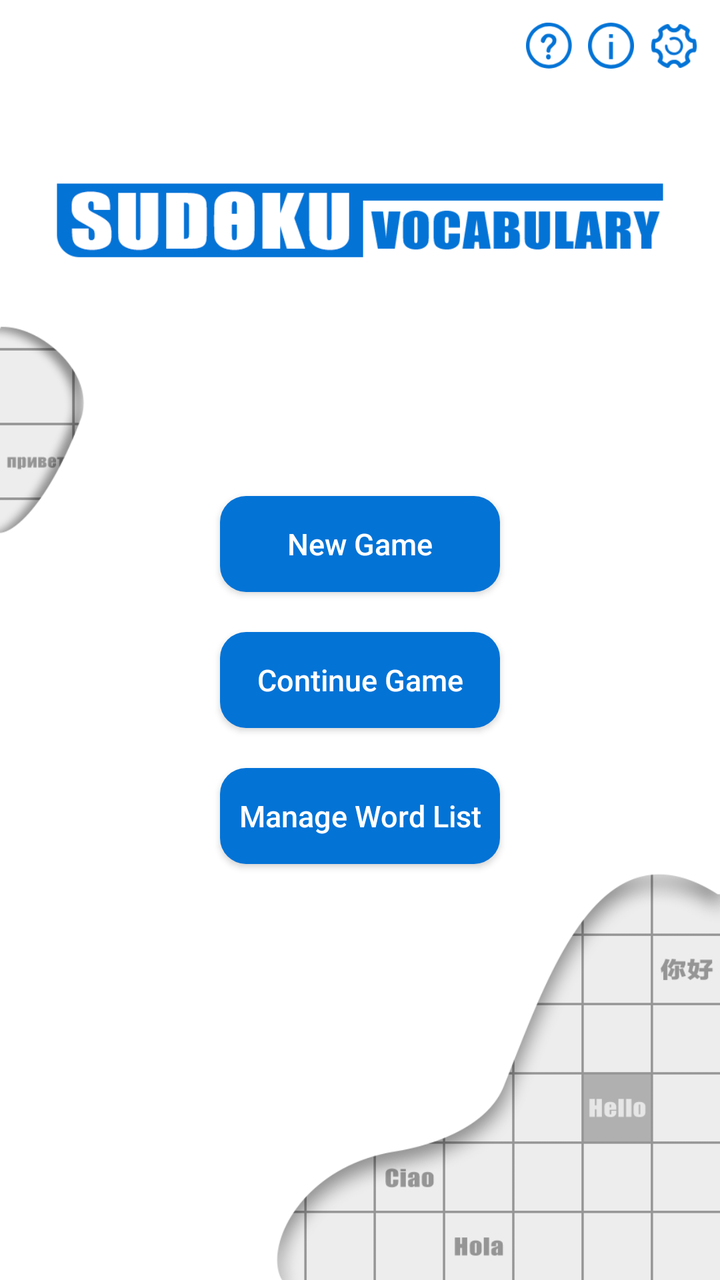
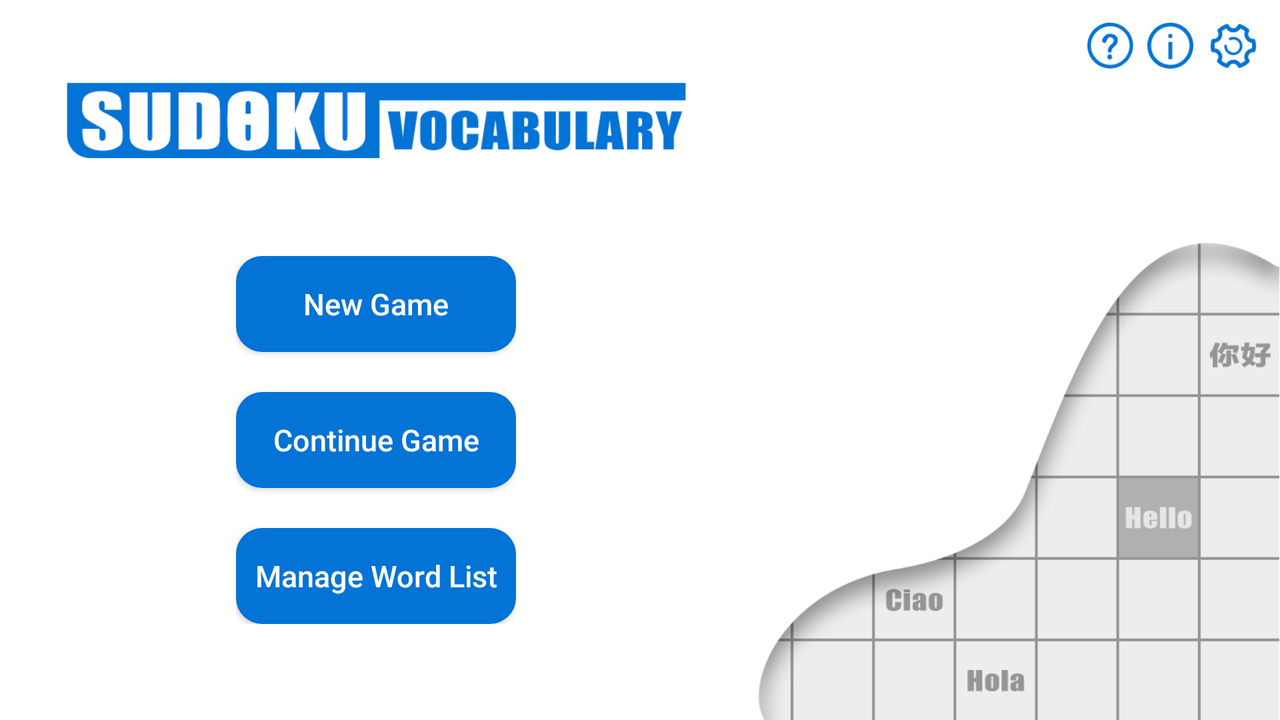

One screen, two layout resources from the same app: the default and the author's alternative for another configuration. Each is rendered where Android would select it; the XML of both is given below.
<!-- AndroidManifest.xml: activity theme FullScreenTheme -->
<!-- res/layout/activity_main_menu.xml -->
<?xml version="1.0" encoding="utf-8"?>
<FrameLayout xmlns:android="http://schemas.android.com/apk/res/android"
    xmlns:tools="http://schemas.android.com/tools"
    android:layout_width="match_parent"
    android:layout_height="match_parent"
    android:background="@color/background"
    tools:context=".controller.MainMenuActivity">

    <LinearLayout
        android:layout_width="wrap_content"
        android:layout_height="wrap_content"
        android:layout_gravity="end"
        android:layout_margin="10dp"
        android:orientation="horizontal">

        <ImageView
            android:id="@+id/help"
            android:layout_width="23dp"
            android:layout_height="23dp"
            android:layout_gravity="center_vertical"
            android:layout_marginEnd="8dp"
            android:background="?android:attr/selectableItemBackgroundBorderless"
            android:src="@drawable/help" />

        <ImageView
            android:id="@+id/about"
            android:layout_width="23dp"
            android:layout_height="23dp"
            android:layout_gravity="center_vertical"
            android:layout_marginEnd="7dp"
            android:background="?android:attr/selectableItemBackgroundBorderless"
            android:src="@drawable/about_icon" />

        <ImageView
            android:id="@+id/settings"
            android:layout_width="26dp"
            android:layout_height="26dp"
            android:layout_gravity="center_vertical"
            android:background="?android:attr/selectableItemBackgroundBorderless"
            android:src="@drawable/settings_icon" />

    </LinearLayout>

    <ImageView
        android:layout_width="wrap_content"
        android:layout_height="wrap_content"
        android:layout_marginTop="50dp"
        android:paddingLeft="25dp"
        android:paddingRight="25dp"
        android:src="@drawable/title" />

    <ImageView
        android:layout_width="45dp"
        android:layout_height="125dp"
        android:layout_gravity="start"
        android:layout_marginTop="160dp"
        android:scaleType="fitStart"
        android:src="@drawable/bg2" />

    <ImageView
        android:layout_width="wrap_content"
        android:layout_height="wrap_content"
        android:layout_gravity="bottom|end"
        android:layout_marginStart="136dp"
        android:scaleType="fitEnd"
        android:src="@drawable/bg" />

    <LinearLayout
        android:layout_width="wrap_content"
        android:layout_height="wrap_content"
        android:layout_gravity="center"
        android:layout_marginTop="20dp"
        android:orientation="vertical">

        <Button
            android:id="@+id/new_game"
            android:layout_width="140dp"
            android:layout_height="wrap_content"
            android:layout_margin="10dp"
            android:background="@drawable/button"
            android:elevation="10dp"
            android:text="@string/new_game"
            android:textAllCaps="false"
            android:textColor="@color/background"
            android:textSize="15sp" />

        <Button
            android:id="@+id/continue_game"
            android:layout_width="140dp"
            android:layout_height="wrap_content"
            android:layout_margin="10dp"
            android:background="@drawable/button"
            android:elevation="10dp"
            android:text="@string/continue_game"
            android:textAllCaps="false"
            android:textColor="@color/background"
            android:textSize="15sp" />

        <Button
            android:id="@+id/import_word_list"
            android:layout_width="140dp"
            android:layout_height="wrap_content"
            android:layout_margin="10dp"
            android:background="@drawable/button"
            android:elevation="10dp"
            android:text="@string/manage_word_list"
            android:textAllCaps="false"
            android:textColor="@color/background"
            android:textSize="15sp"
            android:transitionName="shared_elem" />
    </LinearLayout>
</FrameLayout>
<!-- resources referenced by this layout -->
<resources>
  <color name="background">#FFFFFF</color>
  <!-- drawable about_icon: png bitmap (drawable, 2477 bytes) -->
  <!-- drawable bg: png bitmap (drawable, 23278 bytes) -->
  <!-- drawable bg2: png bitmap (drawable, 8377 bytes) -->
  <!-- drawable button (drawable) -->
  <?xml version="1.0" encoding="utf-8"?>
  <selector xmlns:android="http://schemas.android.com/apk/res/android">
      <item android:state_pressed="false"
          android:drawable="@drawable/button_shape"/>
      <item android:state_pressed="true"
          android:drawable="@drawable/button_shape_pressed"/>
  </selector>
  <!-- drawable help: png bitmap (drawable-v24, 3286 bytes) -->
  <!-- drawable settings_icon: png bitmap (drawable, 3195 bytes) -->
  <!-- drawable title: png bitmap (drawable, 11928 bytes) -->
  <string name="continue_game">Continue Game</string>
  <string name="manage_word_list">Manage Word List</string>
  <string name="new_game">New Game</string>
  <style name="FullScreenTheme" parent="Theme.AppCompat.Light.NoActionBar">
          <item name="android:windowFullscreen">true</item>
          <item name="colorAccent">@color/colorAccent</item>
      </style>
  <!-- drawable button_shape (drawable) -->
  <?xml version="1.0" encoding="utf-8"?>
  <shape xmlns:android="http://schemas.android.com/apk/res/android">
      <solid android:color="@color/colorPrimary"/>
      <corners android:radius="13dp"/>
  </shape>
  <!-- drawable button_shape_pressed (drawable) -->
  <?xml version="1.0" encoding="utf-8"?>
  <shape xmlns:android="http://schemas.android.com/apk/res/android">
      <solid android:color="@color/hintBubble"/>
      <corners android:radius="13dp"/>
  </shape>
  <color name="colorAccent">#0373D6</color>
  <color name="colorPrimary">#0373D6</color>
  <color name="hintBubble">#084479</color>
</resources>
<!-- res/layout-land/activity_main_menu.xml (the author's variant of the layout above) -->
<!-- drawn on the phone turned sideways -->
<?xml version="1.0" encoding="utf-8"?>
<LinearLayout xmlns:android="http://schemas.android.com/apk/res/android"
    xmlns:tools="http://schemas.android.com/tools"
    android:layout_width="match_parent"
    android:layout_height="match_parent"
    android:background="@color/background"
    android:baselineAligned="false"
    tools:context=".controller.MainMenuActivity">

    <FrameLayout
        android:layout_width="0dp"
        android:layout_height="match_parent"
        android:layout_weight="1">

        <ImageView
            android:layout_width="wrap_content"
            android:layout_height="wrap_content"
            android:layout_marginStart="30dp"
            android:layout_marginEnd="30dp"
            android:scaleType="centerInside"
            android:src="@drawable/title" />

        <LinearLayout
            android:layout_width="wrap_content"
            android:layout_height="wrap_content"
            android:layout_gravity="center"
            android:layout_marginTop="40dp"
            android:orientation="vertical">

            <Button
                android:id="@+id/new_game"
                android:layout_width="140dp"
                android:layout_height="wrap_content"
                android:layout_gravity="center_horizontal"
                android:background="@drawable/button"
                android:text="@string/new_game"
                android:textAllCaps="false"
                android:textColor="@color/background"
                android:textSize="15sp" />

            <Button
                android:id="@+id/continue_game"
                android:layout_width="140dp"
                android:layout_height="wrap_content"
                android:layout_gravity="center_horizontal"
                android:layout_marginTop="20dp"
                android:background="@drawable/button"
                android:text="@string/continue_game"
                android:textAllCaps="false"
                android:textColor="@color/background"
                android:textSize="15sp" />

            <Button
                android:id="@+id/import_word_list"
                android:layout_width="140dp"
                android:layout_height="wrap_content"
                android:layout_gravity="center_horizontal"
                android:layout_marginTop="20dp"
                android:background="@drawable/button"
                android:text="@string/manage_word_list"
                android:textAllCaps="false"
                android:textColor="@color/background"
                android:textSize="15sp" />
        </LinearLayout>
    </FrameLayout>

    <FrameLayout
        android:layout_width="0dp"
        android:layout_height="match_parent"
        android:layout_weight="0.7">

        <LinearLayout
            android:layout_width="wrap_content"
            android:layout_height="wrap_content"
            android:layout_gravity="end"
            android:layout_margin="10dp"
            android:orientation="horizontal">

            <ImageView
                android:id="@+id/help"
                android:layout_width="23dp"
                android:layout_height="23dp"
                android:layout_gravity="center_vertical"
                android:layout_marginEnd="7dp"
                android:background="?android:attr/selectableItemBackgroundBorderless"
                android:src="@drawable/help" />

            <ImageView
                android:id="@+id/about"
                android:layout_width="23dp"
                android:layout_height="23dp"
                android:layout_gravity="center_vertical"
                android:layout_marginEnd="7dp"
                android:background="?android:attr/selectableItemBackgroundBorderless"
                android:src="@drawable/about_icon" />

            <ImageView
                android:id="@+id/settings"
                android:layout_width="26dp"
                android:layout_height="26dp"
                android:layout_gravity="center_vertical"
                android:background="?android:attr/selectableItemBackgroundBorderless"
                android:src="@drawable/settings_icon" />
        </LinearLayout>

        <ImageView
            android:layout_width="wrap_content"
            android:layout_height="wrap_content"
            android:layout_gravity="bottom|end"
            android:scaleType="fitEnd"
            android:src="@drawable/bg" />

    </FrameLayout>
</LinearLayout>
<!-- resources referenced by the variant -->
<!-- as the phone turned sideways resolves them -->
<resources>
  <color name="background">#FFFFFF</color>
  <!-- drawable about_icon: png bitmap (drawable, 2477 bytes) -->
  <!-- drawable bg: png bitmap (drawable, 23278 bytes) -->
  <!-- drawable button (drawable) -->
  <?xml version="1.0" encoding="utf-8"?>
  <selector xmlns:android="http://schemas.android.com/apk/res/android">
      <item android:state_pressed="false"
          android:drawable="@drawable/button_shape"/>
      <item android:state_pressed="true"
          android:drawable="@drawable/button_shape_pressed"/>
  </selector>
  <!-- drawable help: png bitmap (drawable-v24, 3286 bytes) -->
  <!-- drawable settings_icon: png bitmap (drawable, 3195 bytes) -->
  <!-- drawable title: png bitmap (drawable, 11928 bytes) -->
  <string name="continue_game">Continue Game</string>
  <string name="manage_word_list">Manage Word List</string>
  <string name="new_game">New Game</string>
  <style name="FullScreenTheme" parent="Theme.AppCompat.Light.NoActionBar">
          <item name="android:windowFullscreen">true</item>
          <item name="colorAccent">@color/colorAccent</item>
      </style>
  <!-- drawable button_shape (drawable) -->
  <?xml version="1.0" encoding="utf-8"?>
  <shape xmlns:android="http://schemas.android.com/apk/res/android">
      <solid android:color="@color/colorPrimary"/>
      <corners android:radius="13dp"/>
  </shape>
  <!-- drawable button_shape_pressed (drawable) -->
  <?xml version="1.0" encoding="utf-8"?>
  <shape xmlns:android="http://schemas.android.com/apk/res/android">
      <solid android:color="@color/hintBubble"/>
      <corners android:radius="13dp"/>
  </shape>
  <color name="colorAccent">#0373D6</color>
  <color name="colorPrimary">#0373D6</color>
  <color name="hintBubble">#084479</color>
</resources>
